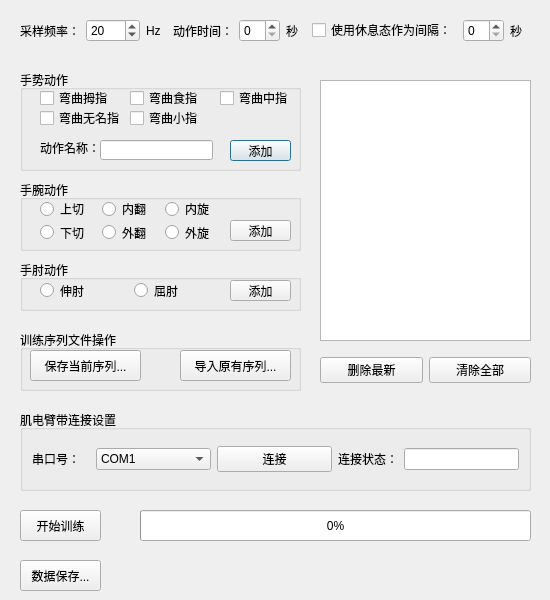
<?xml version="1.0" encoding="UTF-8"?>
<ui version="4.0">
 <class>TrainModule</class>
 <widget class="QDialog" name="TrainModule">
  <property name="geometry">
   <rect>
    <x>0</x>
    <y>0</y>
    <width>550</width>
    <height>600</height>
   </rect>
  </property>
  <property name="sizePolicy">
   <sizepolicy hsizetype="Fixed" vsizetype="Fixed">
    <horstretch>100</horstretch>
    <verstretch>100</verstretch>
   </sizepolicy>
  </property>
  <property name="minimumSize">
   <size>
    <width>550</width>
    <height>500</height>
   </size>
  </property>
  <property name="maximumSize">
   <size>
    <width>550</width>
    <height>600</height>
   </size>
  </property>
  <property name="windowTitle">
   <string>TrainModule</string>
  </property>
  <widget class="QWidget" name="layoutWidget">
   <property name="geometry">
    <rect>
     <x>20</x>
     <y>10</y>
     <width>511</width>
     <height>41</height>
    </rect>
   </property>
   <layout class="QHBoxLayout" name="horizontalLayout">
    <item>
     <widget class="QLabel" name="label_7">
      <property name="text">
       <string>采样频率：</string>
      </property>
     </widget>
    </item>
    <item>
     <widget class="QSpinBox" name="spinBox_SampleRate">
      <property name="maximum">
       <number>1000</number>
      </property>
      <property name="value">
       <number>20</number>
      </property>
     </widget>
    </item>
    <item>
     <widget class="QLabel" name="label_8">
      <property name="text">
       <string>Hz</string>
      </property>
     </widget>
    </item>
    <item>
     <widget class="QLabel" name="label">
      <property name="text">
       <string>动作时间：</string>
      </property>
     </widget>
    </item>
    <item>
     <widget class="QSpinBox" name="spinBox_Do_Duration"/>
    </item>
    <item>
     <widget class="QLabel" name="label_2">
      <property name="text">
       <string>秒</string>
      </property>
     </widget>
    </item>
    <item>
     <widget class="QCheckBox" name="cbUseRest">
      <property name="text">
       <string>使用休息态作为间隔：</string>
      </property>
     </widget>
    </item>
    <item>
     <widget class="QSpinBox" name="spinBox_Rest_Duration"/>
    </item>
    <item>
     <widget class="QLabel" name="label_3">
      <property name="text">
       <string>秒</string>
      </property>
     </widget>
    </item>
   </layout>
  </widget>
  <widget class="QGroupBox" name="groupBox">
   <property name="geometry">
    <rect>
     <x>20</x>
     <y>70</y>
     <width>281</width>
     <height>101</height>
    </rect>
   </property>
   <property name="title">
    <string>手势动作</string>
   </property>
   <widget class="QCheckBox" name="cbThumb">
    <property name="geometry">
     <rect>
      <x>20</x>
      <y>20</y>
      <width>71</width>
      <height>16</height>
     </rect>
    </property>
    <property name="text">
     <string>弯曲拇指</string>
    </property>
   </widget>
   <widget class="QCheckBox" name="cbIndex">
    <property name="geometry">
     <rect>
      <x>110</x>
      <y>20</y>
      <width>71</width>
      <height>16</height>
     </rect>
    </property>
    <property name="text">
     <string>弯曲食指</string>
    </property>
   </widget>
   <widget class="QCheckBox" name="cbMiddle">
    <property name="geometry">
     <rect>
      <x>200</x>
      <y>20</y>
      <width>71</width>
      <height>16</height>
     </rect>
    </property>
    <property name="text">
     <string>弯曲中指</string>
    </property>
   </widget>
   <widget class="QCheckBox" name="cbRing">
    <property name="geometry">
     <rect>
      <x>20</x>
      <y>40</y>
      <width>91</width>
      <height>16</height>
     </rect>
    </property>
    <property name="text">
     <string>弯曲无名指</string>
    </property>
   </widget>
   <widget class="QCheckBox" name="cbLittle">
    <property name="geometry">
     <rect>
      <x>110</x>
      <y>40</y>
      <width>71</width>
      <height>16</height>
     </rect>
    </property>
    <property name="text">
     <string>弯曲小指</string>
    </property>
   </widget>
   <widget class="QLineEdit" name="LEFinger">
    <property name="geometry">
     <rect>
      <x>80</x>
      <y>70</y>
      <width>113</width>
      <height>20</height>
     </rect>
    </property>
   </widget>
   <widget class="QPushButton" name="Btn_Add_Finger">
    <property name="geometry">
     <rect>
      <x>210</x>
      <y>70</y>
      <width>61</width>
      <height>21</height>
     </rect>
    </property>
    <property name="text">
     <string>添加</string>
    </property>
   </widget>
   <widget class="QLabel" name="label_4">
    <property name="geometry">
     <rect>
      <x>20</x>
      <y>70</y>
      <width>61</width>
      <height>16</height>
     </rect>
    </property>
    <property name="text">
     <string>动作名称：</string>
    </property>
   </widget>
  </widget>
  <widget class="QGroupBox" name="groupBox_2">
   <property name="geometry">
    <rect>
     <x>20</x>
     <y>180</y>
     <width>281</width>
     <height>71</height>
    </rect>
   </property>
   <property name="title">
    <string>手腕动作</string>
   </property>
   <widget class="QPushButton" name="Btn_Add_Wrist">
    <property name="geometry">
     <rect>
      <x>210</x>
      <y>40</y>
      <width>61</width>
      <height>21</height>
     </rect>
    </property>
    <property name="text">
     <string>添加</string>
    </property>
   </widget>
   <widget class="QWidget" name="layoutWidget">
    <property name="geometry">
     <rect>
      <x>20</x>
      <y>20</y>
      <width>181</width>
      <height>41</height>
     </rect>
    </property>
    <layout class="QGridLayout" name="gridLayout">
     <item row="0" column="0">
      <widget class="QRadioButton" name="rBtn_Shangqie">
       <property name="text">
        <string>上切</string>
       </property>
      </widget>
     </item>
     <item row="0" column="1">
      <widget class="QRadioButton" name="rBtn_Neifan">
       <property name="text">
        <string>内翻</string>
       </property>
      </widget>
     </item>
     <item row="0" column="2">
      <widget class="QRadioButton" name="rBtn_Neixuan">
       <property name="text">
        <string>内旋</string>
       </property>
      </widget>
     </item>
     <item row="1" column="0">
      <widget class="QRadioButton" name="rBtn_Xiaqie">
       <property name="text">
        <string>下切</string>
       </property>
      </widget>
     </item>
     <item row="1" column="1">
      <widget class="QRadioButton" name="rBtn_Waifan">
       <property name="text">
        <string>外翻</string>
       </property>
      </widget>
     </item>
     <item row="1" column="2">
      <widget class="QRadioButton" name="rBtn_Waixuan">
       <property name="text">
        <string>外旋</string>
       </property>
      </widget>
     </item>
    </layout>
   </widget>
  </widget>
  <widget class="QGroupBox" name="groupBox_3">
   <property name="geometry">
    <rect>
     <x>20</x>
     <y>260</y>
     <width>281</width>
     <height>51</height>
    </rect>
   </property>
   <property name="title">
    <string>手肘动作</string>
   </property>
   <widget class="QPushButton" name="Btn_Add_Elbow">
    <property name="geometry">
     <rect>
      <x>210</x>
      <y>20</y>
      <width>61</width>
      <height>21</height>
     </rect>
    </property>
    <property name="text">
     <string>添加</string>
    </property>
   </widget>
   <widget class="QWidget" name="layoutWidget">
    <property name="geometry">
     <rect>
      <x>20</x>
      <y>20</y>
      <width>181</width>
      <height>21</height>
     </rect>
    </property>
    <layout class="QGridLayout" name="gridLayout_2">
     <item row="0" column="0">
      <widget class="QRadioButton" name="rBtn_Shenzhou">
       <property name="text">
        <string>伸肘</string>
       </property>
      </widget>
     </item>
     <item row="0" column="1">
      <widget class="QRadioButton" name="rBtn_Quzhou">
       <property name="text">
        <string>屈肘</string>
       </property>
      </widget>
     </item>
    </layout>
   </widget>
  </widget>
  <widget class="QTableView" name="Tb_series">
   <property name="geometry">
    <rect>
     <x>320</x>
     <y>80</y>
     <width>211</width>
     <height>261</height>
    </rect>
   </property>
  </widget>
  <widget class="QGroupBox" name="groupBox_4">
   <property name="geometry">
    <rect>
     <x>20</x>
     <y>330</y>
     <width>281</width>
     <height>61</height>
    </rect>
   </property>
   <property name="title">
    <string>训练序列文件操作</string>
   </property>
   <widget class="QPushButton" name="Btn_Save">
    <property name="geometry">
     <rect>
      <x>10</x>
      <y>20</y>
      <width>111</width>
      <height>31</height>
     </rect>
    </property>
    <property name="text">
     <string>保存当前序列...</string>
    </property>
   </widget>
   <widget class="QPushButton" name="Btn_Import">
    <property name="geometry">
     <rect>
      <x>160</x>
      <y>20</y>
      <width>111</width>
      <height>31</height>
     </rect>
    </property>
    <property name="text">
     <string>导入原有序列...</string>
    </property>
   </widget>
  </widget>
  <widget class="QProgressBar" name="progressBar">
   <property name="geometry">
    <rect>
     <x>140</x>
     <y>510</y>
     <width>391</width>
     <height>31</height>
    </rect>
   </property>
   <property name="value">
    <number>0</number>
   </property>
  </widget>
  <widget class="QPushButton" name="Btn_Start">
   <property name="geometry">
    <rect>
     <x>20</x>
     <y>510</y>
     <width>81</width>
     <height>31</height>
    </rect>
   </property>
   <property name="text">
    <string>开始训练</string>
   </property>
  </widget>
  <widget class="QWidget" name="layoutWidget">
   <property name="geometry">
    <rect>
     <x>320</x>
     <y>350</y>
     <width>211</width>
     <height>41</height>
    </rect>
   </property>
   <layout class="QHBoxLayout" name="horizontalLayout_2">
    <item>
     <widget class="QPushButton" name="Btn_Delete_Latest">
      <property name="text">
       <string>删除最新</string>
      </property>
     </widget>
    </item>
    <item>
     <widget class="QPushButton" name="Btn_Clear">
      <property name="text">
       <string>清除全部</string>
      </property>
     </widget>
    </item>
   </layout>
  </widget>
  <widget class="QGroupBox" name="groupBox_5">
   <property name="geometry">
    <rect>
     <x>20</x>
     <y>410</y>
     <width>511</width>
     <height>81</height>
    </rect>
   </property>
   <property name="title">
    <string>肌电臂带连接设置</string>
   </property>
   <layout class="QHBoxLayout" name="horizontalLayout_4">
    <item>
     <layout class="QHBoxLayout" name="horizontalLayout_3" stretch="1,2,2,1,2">
      <item>
       <widget class="QLabel" name="label_5">
        <property name="text">
         <string>串口号：</string>
        </property>
       </widget>
      </item>
      <item>
       <widget class="QComboBox" name="cbBox_Armband">
        <item>
         <property name="text">
          <string>COM1</string>
         </property>
        </item>
        <item>
         <property name="text">
          <string>COM2</string>
         </property>
        </item>
        <item>
         <property name="text">
          <string>COM3</string>
         </property>
        </item>
        <item>
         <property name="text">
          <string>COM4</string>
         </property>
        </item>
        <item>
         <property name="text">
          <string>COM5</string>
         </property>
        </item>
        <item>
         <property name="text">
          <string>COM6</string>
         </property>
        </item>
        <item>
         <property name="text">
          <string>COM7</string>
         </property>
        </item>
        <item>
         <property name="text">
          <string>COM8</string>
         </property>
        </item>
        <item>
         <property name="text">
          <string>COM9</string>
         </property>
        </item>
        <item>
         <property name="text">
          <string>COM10</string>
         </property>
        </item>
       </widget>
      </item>
      <item>
       <widget class="QPushButton" name="Btn_Armband">
        <property name="text">
         <string>连接</string>
        </property>
       </widget>
      </item>
      <item>
       <widget class="QLabel" name="label_6">
        <property name="text">
         <string>连接状态：</string>
        </property>
       </widget>
      </item>
      <item>
       <widget class="QLineEdit" name="LE_Armband">
        <property name="readOnly">
         <bool>true</bool>
        </property>
       </widget>
      </item>
     </layout>
    </item>
   </layout>
  </widget>
  <widget class="QPushButton" name="Btn_DataSave">
   <property name="geometry">
    <rect>
     <x>20</x>
     <y>560</y>
     <width>81</width>
     <height>31</height>
    </rect>
   </property>
   <property name="text">
    <string>数据保存...</string>
   </property>
  </widget>
 </widget>
 <resources/>
 <connections/>
</ui>
